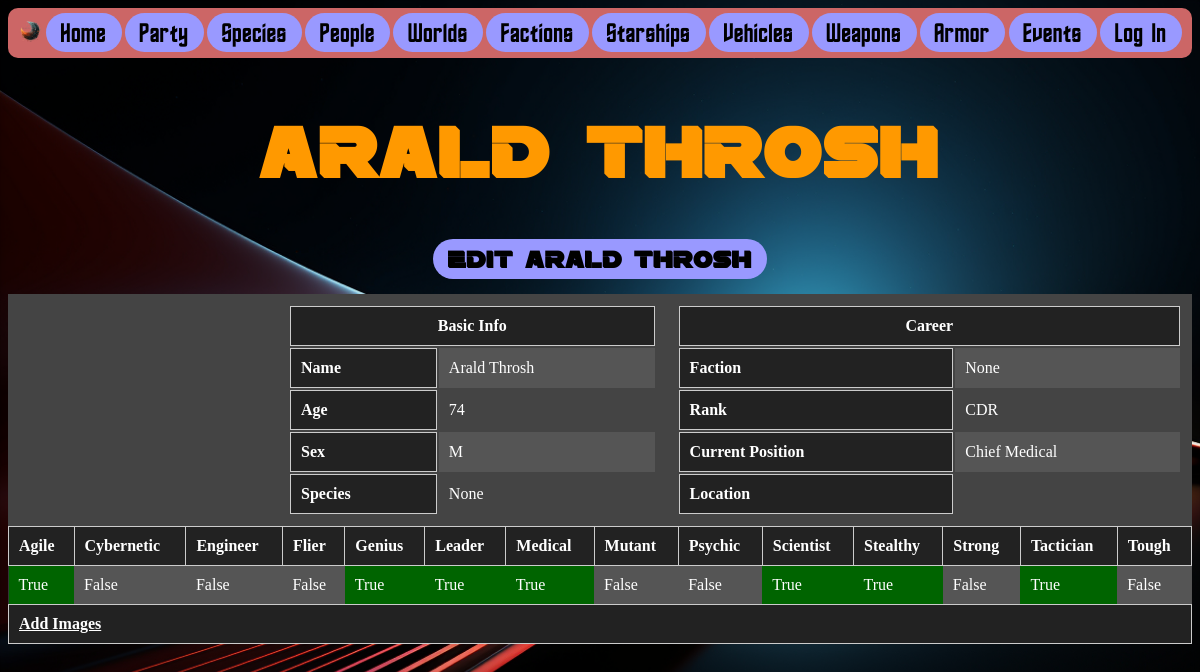
Screenshot of /people/9/ with the database file from the repository.
### people/models.py (models this page shows, shortened)
class Person(models.Model):
    name = models.CharField(max_length=50)
    age = models.IntegerField()
    sex = models.CharField(max_length=50, default='None')
    species = models.ForeignKey('species.Species', on_delete=models.CASCADE, blank=True, null=True)
    faction = models.ForeignKey('factions.Faction', on_delete=models.SET_NULL, blank=True, null=True)
    rank = models.CharField(max_length=50, blank=True)
    position = models.CharField(max_length=50, blank=True)
    weapons = models.ManyToManyField('weapons.Weapon', blank=True)
    armors = models.ManyToManyField('armor.Armor', blank=True)
    bio = models.TextField(blank=True)
    image = models.ImageField(upload_to='people/images/', blank=True)
    stats = models.ForeignKey('Statset', on_delete=models.SET_NULL, blank=True, null=True)
    skills = models.ForeignKey('Skillset', on_delete=models.SET_NULL, blank=True, null=True)
    tactician = models.BooleanField(default=False)
    medical = models.BooleanField(default=False)
    scientist = models.BooleanField(default=False)
    engineer = models.BooleanField(default=False)
    strong = models.BooleanField(default=False)
    tough = models.BooleanField(default=False)
    agile = models.BooleanField(default=False)
    stealthy = models.BooleanField(default=False)
    cybernetic = models.BooleanField(default=False)
    leader = models.BooleanField(default=False)
    genius = models.BooleanField(default=False)
    psychic = models.BooleanField(default=False)
    flier = models.BooleanField(default=False)
    mutant = models.BooleanField(default=False)
    location = models.CharField(max_length=50, blank=True)
    additional_images = models.ManyToManyField('PersonImage', blank=True)
    hidden = models.BooleanField(default=False)

### people/views.py (the view)
# urls.py: path("<int:id>/", views.person_page, name="person_page"),
def person_page(request, id):
    current_person = Person.objects.get(id=id)
    context = {
        'current_person': current_person,
    }
    return render(request, 'person.html', context)

### people/templates/person.html (shortened to what this page needs)
{% include 'navbar.html' %}
{% load mathfilters %}
{% load group_check %}
{% block content %}
<h1 class="app_name">{{ current_person.name }}</h1>
<h2 class="index_menu"><a href="{% url 'edit_person' current_person.id%}">Edit {{current_person.name}}</a></h2>
    <div style="width: 100%;">
        <table class="sci-fi-list">
            <tr style="vertical-align: top;">
                <td rowspan="3" style="vertical-align: middle; width: 250px;">
                </td>
                <td colspan="3">
                    <table style="vertical-align: top; width: 100%;">
                        <th colspan="2" style="text-align: center;">Basic Info</th>
                        <tr>
                            <th>Name</th>
                            <td>{{ current_person.name }}</td>
                        </tr>
                        <tr>
                            <th>Age</th>
                            <td>{{ current_person.age }}</td>
                        </tr>
                        <tr>
                            <th>Sex</th>
                            <td>{{ current_person.sex }}</td>
                        </tr>
                        <tr>
                            <th>Species</th>
                            <td>{{ current_person.species }}</td>
                        </tr>
                    </table>
                </td>
                <td colspan="2">
                    <table style="vertical-align: top; width: 100%;">
                        <th colspan="2" style="text-align: center;">Career</th>
                        <tr>
                            <th>Faction</th>
                            <td>{{ current_person.faction }}</td>
                        </tr>
                        <tr>
                            <th>Rank</th>
                            <td>{{ current_person.rank }}</td>
                        </tr>
                        <tr>
                            <th>Current Position</th>
                            <td>{{ current_person.position }}</td>
                        </tr>
                        <tr>
                            <th>Location</th>
                            <td>{{ current_person.location }}</td>
                        </tr>
                    </table>
                </td>
            </tr>
        </table>
    </div>
    <div>
        <table class="sci-fi-list">
            <tr>
                <th class="boolean">Agile</th>
                <th class="boolean">Cybernetic</th>
                <th class="boolean">Engineer</th>
                <th class="boolean">Flier</th>
                <th class="boolean">Genius</th>
                <th class="boolean">Leader</th>
                <th class="boolean">Medical</th>
                <th class="boolean">Mutant</th>
                <th class="boolean">Psychic</th>
                <th class="boolean">Scientist</th>
                <th class="boolean">Stealthy</th>
                <th class="boolean">Strong</th>
                <th class="boolean">Tactician</th>
                <th class="boolean">Tough</th>
            </tr>
            <tr>
                <td style="background-color: {% if current_person.agile %}darkgreen{% endif %}">{{ current_person.agile }}</td>
                <td style="background-color: {% if current_person.cybernetic %}darkgreen{% endif %}">{{ current_person.cybernetic }}</td>
                <td style="background-color: {% if current_person.engineer %}darkgreen{% endif %}">{{ current_person.engineer }}</td>
                <td style="background-color: {% if current_person.flier %}darkgreen{% endif %}">{{ current_person.flier }}</td>
                <td style="background-color: {% if current_person.genius %}darkgreen{% endif %}">{{ current_person.genius }}</td>
                <td style="background-color: {% if current_person.leader %}darkgreen{% endif %}">{{ current_person.leader }}</td>
                <td style="background-color: {% if current_person.medical %}darkgreen{% endif %}">{{ current_person.medical }}</td>
                <td style="background-color: {% if current_person.mutant %}darkgreen{% endif %}">{{ current_person.mutant }}</td>
                <td style="background-color: {% if current_person.psychic %}darkgreen{% endif %}">{{ current_person.psychic }}</td>
                <td style="background-color: {% if current_person.scientist %}darkgreen{% endif %}">{{ current_person.scientist }}</td>
                <td style="background-color: {% if current_person.stealthy %}darkgreen{% endif %}">{{ current_person.stealthy }}</td>
                <td style="background-color: {% if current_person.strong %}darkgreen{% endif %}">{{ current_person.strong }}</td>
                <td style="background-color: {% if current_person.tactician %}darkgreen{% endif %}">{{ current_person.tactician }}</td>
                <td style="background-color: {% if current_person.tough %}darkgreen{% endif %}">{{ current_person.tough }}</td>
            </tr>
        </table>
    </div>
    <div>
        <table class="sci-fi-list">
            <tr>
                <th><a href="{% url 'add_images' current_person.id%}"> Add Images</a></th>
            </tr>
        </table>
    </div>
{% endblock %}

### static/css/default.css (style rules this page uses)
body a { color: #fff; }
body h1, body h2, body h3 { color: #fff; }
h1.app_name { color: #ff9900; text-align: center; font-family: 'Rebellion'; font-size: 72px; }
.sci-fi-list { border-collapse: collapse; width: 100%; font-family: GoodOT; background-color: #333; color: #fff; }
.sci-fi-list th { background-color: #222; border: 1px solid #ccc; padding: 10px; text-align: left; }
.sci-fi-list tr { background-color: #444; }
.sci-fi-list tr:nth-child(even) { background-color: #555; }
.sci-fi-list td { border: none; padding: 10px; }
.boolean { text-align: center; }
.index_menu { color: #ff9900; text-align: center; font-family: 'Rebellion'; font-size: 24px; }
.index_menu a { text-decoration: none; text-align: center; background-color: #9999ff; border-radius: 25px; color: rgb(0, 0, 0); font-size: 24px; padding: 5px 15px; }

### rows the page displays
Person: name "Arald Throsh", age "74", sex "M", species "None", faction "None", rank "CDR", position "Chief Medical", agile "True", cybernetic "False", engineer "False", flier "False", genius "True", leader "True", medical "True", mutant "False", psychic "False", scientist "True", stealthy "True", strong "False", tactician "True", tough "False"
